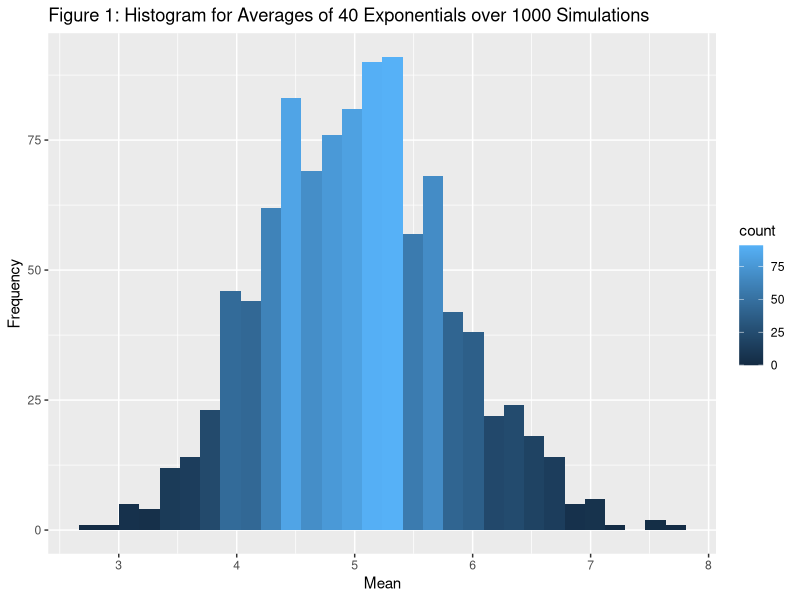
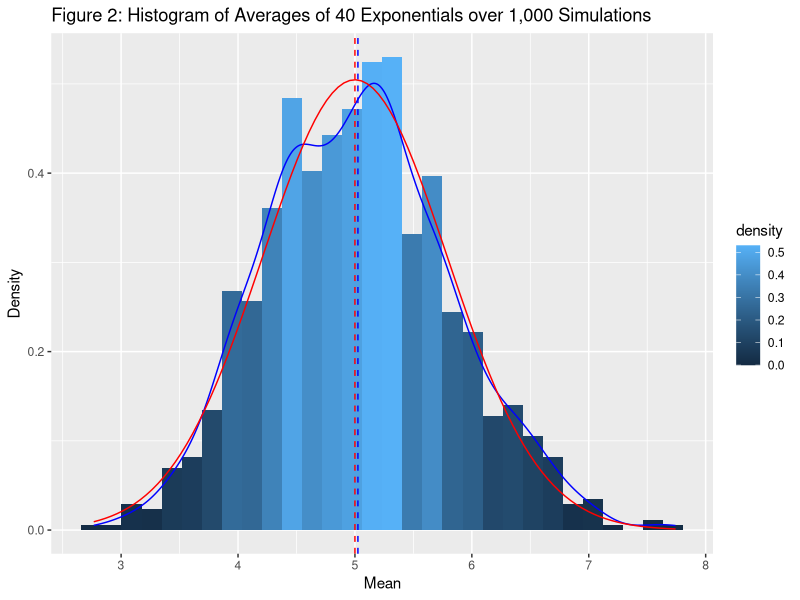

Write the R code that produced these figures, in order.
## ---- chunk 1
set.seed(868)
lambda <-  0.2
exponentials <-  40
simulations <- 1:1000
## ---- chunk 2
simulated_population <- data.frame(x = sapply(simulations, 
                                              function(x) {mean(rexp(exponentials, lambda))}))
## ---- chunk 3
library(ggplot2)
ggplot(simulated_population, aes(x=x)) + 
  geom_histogram(aes(y=..count.., fill=..count..)) +
  labs(title="Figure 1: Histogram for Averages of 40 Exponentials over 1000 Simulations", 
       y="Frequency", 
       x="Mean")
## ---- chunk 4
sample_mean <- mean(simulated_population$x)
sample_mean
## ---- chunk 5
theoretical_mean <- lambda^-1
theoretical_mean
## ---- chunk 6
cbind(sample_mean, theoretical_mean)
t.test(simulated_population$x)[4]
## ---- chunk 7
sample_variance <- var(simulated_population$x)
sample_variance
## ---- chunk 8
theoretical_variance <- (lambda * sqrt(exponentials))^-2
theoretical_variance 
## ---- chunk 9
cbind(sample_variance, theoretical_variance)
abs(var(simulated_population$x)-(lambda * sqrt(exponentials))^-2)
## ---- chunk 10
distribution_plot <- ggplot(simulated_population, aes(x=x)) +
  geom_histogram(aes(y=..density.., fill=..density..)) +
  labs(title="Figure 2: Histogram of Averages of 40 Exponentials over 1,000 Simulations", 
       y="Density", 
       x="Mean") + 
  geom_density(colour="blue") +
  geom_vline(xintercept = sample_mean, 
             colour="blue", 
             linetype="dashed") +
  geom_vline(xintercept = theoretical_mean, 
             colour="red", 
             linetype="dashed") + 
  stat_function(fun = dnorm,
                args=list(mean = 1/lambda, 
                          sd= sqrt(theoretical_variance)),
                color = "red")
distribution_plot
